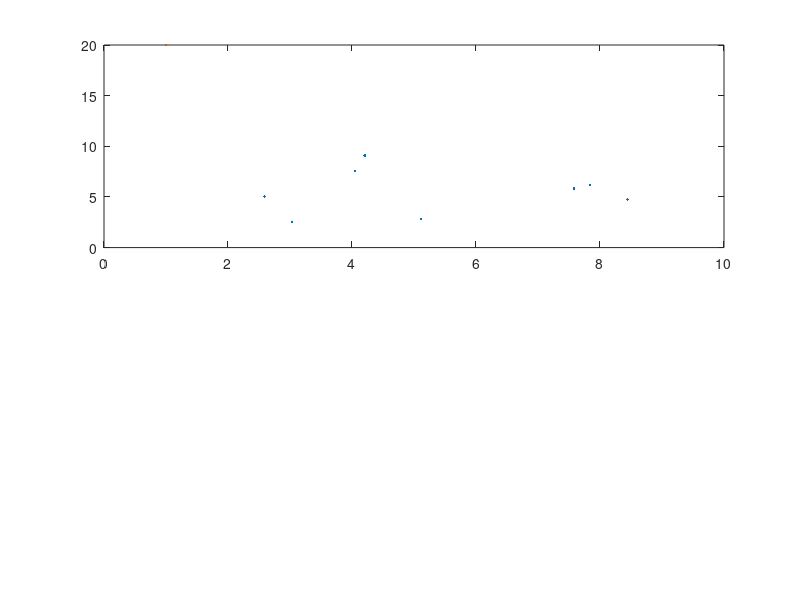

This chart was generated by the following MATLAB code: (Note: this script raises an error after producing the figure.)
%% This script will generate the graph that minimizes cost function composed of 
% convergence time and power terms

% each egent can use the power from 0-1


clc
clear all
clf
rng("default")

N=8;
subplot(2,1,1)
% Example positions of 10 agents
positions = rand(N, 2) * 10;
plot(positions(:,1),positions(:,2),'.',MarkerSize=20)
hold on
% Distance matrix calculation
distanceMatrix = squareform(pdist(positions));


r = 8; % Maximum connection distance
Deg_lim = 3; % Limit on degree of agents

P_eig = 10; % Panalty for convergence time
P_power = 1; % Panalty for power comsumption

% Find the optimal spanning tree
[optimalAdjMatrix,Optvalue,eig_list] = findOptimalGraph_1(positions, distanceMatrix, r, Deg_lim, P_eig, P_power);

%optimalAdjMatrix=[0 1 1;1 0 1;1 1 0];
graph_plot(positions,optimalAdjMatrix);



G=graph(optimalAdjMatrix);
D=degree(G);
inciden1=incidence(G);
[n,m] = size(inciden1);
w1=ones(1,m);
L1=inciden1*diag(w1)*inciden1';
L1=full(L1);
eigen_values=eig(L1);
lambda2_1=eigen_values(2);
power1=sum(w1);



subplot(2,1,2)
hold on
[w2,inciden2] = findOptimalGraph_2(optimalAdjMatrix, P_eig, P_power);
G = graph(optimalAdjMatrix);
G.Edges.Weight = w2;
optimalAdjMatrix2 = adjacency(G,w2);
optimalAdjMatrix2 = full(optimalAdjMatrix2);
graph_plot(positions,optimalAdjMatrix2);
L2=inciden2 * diag(w2) * inciden2';
plot(positions(:,1),positions(:,2),'.',MarkerSize=20)
eigen_values2=eig(L2);
lambda2_2=eigen_values2(2);
power2=sum(w2);

power1
power2
lambda2_1
lambda2_2


%% utility funtions


function  [w,inciden]=findOptimalGraph_2(optimalAdjMatrix, P_eig, P_power)

G = graph(optimalAdjMatrix);
A = incidence(G);
[n,m] = size(A);
w=ones(m,1);
%L = A * diag(w) * A';
sum1=0;
%eig1=eig(L);


I = eye(n,n);
J = I - (1/n) * ones(n,n);
cvx_begin sdp 
cvx_precision best 
    variable w(m,1)   % edge weights
    variable r        % epigraph variable
    variable b        % epigraph variable
    variable L(n,n) symmetric
    minimize(100*P_eig*(10-r)+P_power*(sum(w)))
    %maximize(1*r)
    subject to
        L == A * diag(w) * A';
        r * I <= L+b*ones(n,n) ;
        r>=0;
        for i=1:m
            w(i)>=0;
            w(i)<=1;
        end
        %ones(1,m)*w<=1;
cvx_end
inciden=A;


end






function graph_plot(positions,adjmatrix)

N=length(adjmatrix(1,:));
total_weight=sum(sum(adjmatrix));
adjmatrix_normal=adjmatrix/total_weight;
hold on

for i=1:N
    for j=1:N
        if adjmatrix(i,j) > 0
            plot([positions(i, 1) positions(j, 1)],[positions(i, 2) positions(j, 2)], ...
                LineWidth=adjmatrix_normal(i,j)^4*100000);
        end
    end
end


end


function [optimalAdjMatrix,Optvalue,eig_list] = findOptimalGraph_1(positions, distanceMatrix, r, Deg_lim, P_eig, P_power);

    % Number of agents
    numAgents = size(positions, 1);

    % Create the graph with edges only where distance <= r
    G = graph(distanceMatrix <= r & distanceMatrix > 0);

    % Find all connected subgraphs
    subgraphs = allConnectedSubgraphs(G,Deg_lim);

    % Initialize variables to track the best graph
    bestObjValue = inf;
    optimalAdjMatrix = zeros(numAgents);
    eig_list = zeros(length(subgraphs),1);

    % Loop through each connected subgraph to evaluate the objective function
    for k = 1:length(subgraphs)
        % Get the adjacency matrix of the current subgraph
        adjMatrix = adjacency(subgraphs{k});
        adjMatrix = full(adjMatrix);
        % Check if the degree constraint is satisfied (max degree of any node is <= 2)
        degrees = sum(adjMatrix, 2);
        if any(degrees > Deg_lim) || length(degrees) < numAgents
            continue; % Skip subgraphs that violate the degree constraint
            eig_list(k) = 0;
        end
        
        % Compute the Laplacian matrix L = D - A (D is the degree matrix)
        degreeMatrix = diag(sum(adjMatrix, 2));
        laplacianMatrix = degreeMatrix - adjMatrix;
        
        % Compute the eigenvalues of the Laplacian matrix
        eigValues = eig(laplacianMatrix);
        lambda2 = eigValues(2); % Second smallest eigenvalue (algebraic connectivity)
        eig_list(k) = lambda2;
        % Compute the total distance for the current subgraph
        totalDistance = sum(sum(adjMatrix .* distanceMatrix)) / 2; % Total distance
        
        % Objective function: (10 - lambda2) + totalDistance
        % objValue = P_eig*(10 - lambda2) + P_dist*totalDistance;
        %objValue = totalDistance / lambda2;
        objValue = 10*P_eig*(10 - lambda2) + P_power*totalDistance;
        % Update the best graph if this one has a lower objective value
        if objValue < bestObjValue
            bestObjValue = objValue;
            optimalAdjMatrix = adjMatrix;
        end
    end
    Optvalue = bestObjValue;
    % Display the optimal adjacency matrix
    %disp('Optimal Adjacency Matrix:');
    %disp(optimalAdjMatrix);

    % Plot the optimal graph
    %figure;
    %Goptimal = graph(optimalAdjMatrix);
    %plot(Goptimal, 'Layout', 'force');
    %title('Optimal Connected Graph');
end

% Function to find all connected subgraphs of a graph G
function subgraphs = allConnectedSubgraphs(G, Deg_lim)
    % Get the number of nodes
    n = numnodes(G);
    
    % Initialize an empty list to store all connected subgraphs
    subgraphs = {};
    
    % Extract the list of edges (as pairs of node indices) from the graph G
    edges = G.Edges.EndNodes; % This returns the edge list
    
    % Get the total number of edges in the graph
    numEdges = size(edges, 1);
    
    % Loop over all combinations of edges (from n-1 to numEdges)
    for numSelectedEdges = (n-1):numEdges
        combs = nchoosek(1:numEdges, numSelectedEdges);
        
        % Check each combination of edges to see if it forms a valid connected subgraph
        for i = 1:size(combs, 1)
            % Get the selected edges for this combination
            selectedEdges = edges(combs(i, :), :);
            
            % Create a subgraph using the selected edges
            subG = graph(selectedEdges(:, 1), selectedEdges(:, 2));
            

            % Check if this subgraph is connected
            if isconnected(subG)
                subgraphs{end+1} = subG; 
            end
        end
    end
end

% Function to check if a graph is connected
function isConn = isconnected(G)
    % A graph is connected if all nodes are part of a single connected component
    isConn = all(conncomp(G) == 1);
end
